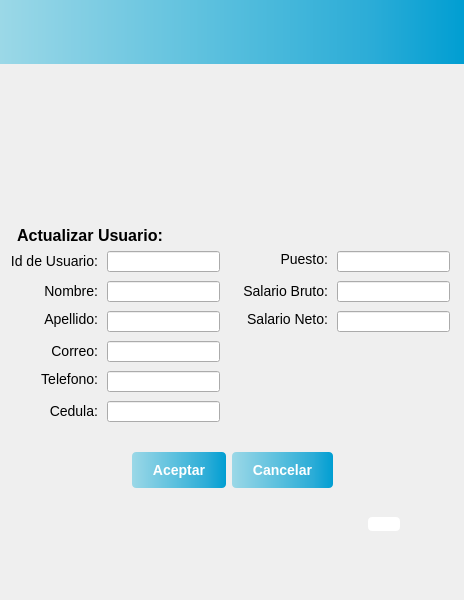
<?xml version="1.0" encoding="UTF-8"?>
<ui version="4.0">
 <class>ActualizarDatosUsuario</class>
 <widget class="QWidget" name="ActualizarDatosUsuario">
  <property name="geometry">
   <rect>
    <x>0</x>
    <y>0</y>
    <width>464</width>
    <height>600</height>
   </rect>
  </property>
  <property name="windowTitle">
   <string>AgregarUsuarios</string>
  </property>
  <property name="styleSheet">
   <string notr="true">/*
#menuForm { 
background: rba(0, 0, 0, 80);
border-radius: 8px;
}
*/
#AgregarUsuarios {background: rgba(255, 255, 255, 1)}
#topPanel {
background-color: qlineargradient(spread:pad, x1:0, y1:0, x2:1, y2:0, stop:0 #9bd8e7, stop:0.2 #7fcde3, stop:0.4 #63c3df, stop:0.6 #47b8db, stop:0.8 #2bacd7, stop:1 #009ed2);
}

/*
#loginButton {
color: black;
backgroun-color: #27a9e3;
border-width: 0px;
border-radius: 3px;
}
*/
</string>
  </property>
  <layout class="QVBoxLayout" name="verticalLayout">
   <property name="leftMargin">
    <number>0</number>
   </property>
   <property name="topMargin">
    <number>0</number>
   </property>
   <property name="rightMargin">
    <number>0</number>
   </property>
   <property name="bottomMargin">
    <number>0</number>
   </property>
   <item>
    <widget class="QWidget" name="topPanel" native="true">
     <layout class="QHBoxLayout" name="horizontalLayout_3">
      <property name="topMargin">
       <number>55</number>
      </property>
     </layout>
    </widget>
   </item>
   <item>
    <layout class="QHBoxLayout" name="horizontalLayout_4">
     <property name="topMargin">
      <number>0</number>
     </property>
     <item>
      <widget class="QLabel" name="label">
       <property name="sizePolicy">
        <sizepolicy hsizetype="Fixed" vsizetype="Fixed">
         <horstretch>0</horstretch>
         <verstretch>0</verstretch>
        </sizepolicy>
       </property>
       <property name="minimumSize">
        <size>
         <width>150</width>
         <height>150</height>
        </size>
       </property>
       <property name="styleSheet">
        <string notr="true"/>
       </property>
       <property name="text">
        <string/>
       </property>
       <property name="pixmap">
        <pixmap resource="resources.qrc">:/logo/Images/Logo3.png</pixmap>
       </property>
      </widget>
     </item>
    </layout>
   </item>
   <item>
    <widget class="QLabel" name="label_4">
     <property name="styleSheet">
      <string notr="true">font: large &quot;Arial&quot;;
font-size: 16px;
font-weight: bold;</string>
     </property>
     <property name="text">
      <string>    Actualizar Usuario:</string>
     </property>
    </widget>
   </item>
   <item>
    <layout class="QHBoxLayout" name="horizontalLayout_5">
     <property name="topMargin">
      <number>0</number>
     </property>
     <item>
      <widget class="QWidget" name="menuForm" native="true">
       <property name="sizePolicy">
        <sizepolicy hsizetype="Fixed" vsizetype="Fixed">
         <horstretch>0</horstretch>
         <verstretch>0</verstretch>
        </sizepolicy>
       </property>
       <property name="minimumSize">
        <size>
         <width>450</width>
         <height>175</height>
        </size>
       </property>
       <widget class="QLabel" name="usernameLabel">
        <property name="geometry">
         <rect>
          <x>0</x>
          <y>0</y>
          <width>91</width>
          <height>20</height>
         </rect>
        </property>
        <property name="styleSheet">
         <string notr="true">font: large &quot;Arial&quot;;
font-size: 14px;</string>
        </property>
        <property name="text">
         <string>Id de Usuario:</string>
        </property>
        <property name="alignment">
         <set>Qt::AlignRight|Qt::AlignTrailing|Qt::AlignVCenter</set>
        </property>
       </widget>
       <widget class="QLineEdit" name="username">
        <property name="geometry">
         <rect>
          <x>100</x>
          <y>0</y>
          <width>113</width>
          <height>21</height>
         </rect>
        </property>
        <property name="styleSheet">
         <string notr="true">font: large &quot;Arial&quot;;
font-size: 13px;
</string>
        </property>
        <property name="text">
         <string/>
        </property>
        <property name="maxLength">
         <number>10</number>
        </property>
        <property name="readOnly">
         <bool>true</bool>
        </property>
       </widget>
       <widget class="QLineEdit" name="cedula">
        <property name="geometry">
         <rect>
          <x>100</x>
          <y>150</y>
          <width>113</width>
          <height>21</height>
         </rect>
        </property>
        <property name="styleSheet">
         <string notr="true">font: large &quot;Arial&quot;;
font-size: 13px;
</string>
        </property>
        <property name="text">
         <string/>
        </property>
        <property name="maxLength">
         <number>11</number>
        </property>
       </widget>
       <widget class="QLabel" name="puestoLabel">
        <property name="geometry">
         <rect>
          <x>240</x>
          <y>0</y>
          <width>81</width>
          <height>16</height>
         </rect>
        </property>
        <property name="styleSheet">
         <string notr="true">font: large &quot;Arial&quot;;
font-size: 14px;</string>
        </property>
        <property name="text">
         <string>Puesto:</string>
        </property>
        <property name="alignment">
         <set>Qt::AlignRight|Qt::AlignTrailing|Qt::AlignVCenter</set>
        </property>
       </widget>
       <widget class="QLabel" name="cedulaLabel">
        <property name="geometry">
         <rect>
          <x>0</x>
          <y>150</y>
          <width>91</width>
          <height>20</height>
         </rect>
        </property>
        <property name="styleSheet">
         <string notr="true">font: large &quot;Arial&quot;;
font-size: 14px;</string>
        </property>
        <property name="text">
         <string>Cedula:</string>
        </property>
        <property name="alignment">
         <set>Qt::AlignRight|Qt::AlignTrailing|Qt::AlignVCenter</set>
        </property>
       </widget>
       <widget class="QLineEdit" name="puesto">
        <property name="geometry">
         <rect>
          <x>330</x>
          <y>0</y>
          <width>113</width>
          <height>21</height>
         </rect>
        </property>
        <property name="styleSheet">
         <string notr="true">font: large &quot;Arial&quot;;
font-size: 13px;
</string>
        </property>
        <property name="maxLength">
         <number>30</number>
        </property>
       </widget>
       <widget class="QLineEdit" name="correo">
        <property name="geometry">
         <rect>
          <x>100</x>
          <y>90</y>
          <width>113</width>
          <height>21</height>
         </rect>
        </property>
        <property name="styleSheet">
         <string notr="true">font: large &quot;Arial&quot;;
font-size: 13px;
</string>
        </property>
        <property name="text">
         <string/>
        </property>
        <property name="maxLength">
         <number>30</number>
        </property>
       </widget>
       <widget class="QLabel" name="telefonoLabel">
        <property name="geometry">
         <rect>
          <x>10</x>
          <y>120</y>
          <width>81</width>
          <height>16</height>
         </rect>
        </property>
        <property name="styleSheet">
         <string notr="true">font: large &quot;Arial&quot;;
font-size: 14px;</string>
        </property>
        <property name="text">
         <string>Telefono:</string>
        </property>
        <property name="alignment">
         <set>Qt::AlignRight|Qt::AlignTrailing|Qt::AlignVCenter</set>
        </property>
       </widget>
       <widget class="QLabel" name="correoLabel">
        <property name="geometry">
         <rect>
          <x>0</x>
          <y>90</y>
          <width>91</width>
          <height>20</height>
         </rect>
        </property>
        <property name="styleSheet">
         <string notr="true">font: large &quot;Arial&quot;;
font-size: 14px;</string>
        </property>
        <property name="text">
         <string>Correo:</string>
        </property>
        <property name="alignment">
         <set>Qt::AlignRight|Qt::AlignTrailing|Qt::AlignVCenter</set>
        </property>
       </widget>
       <widget class="QLineEdit" name="telefono">
        <property name="geometry">
         <rect>
          <x>100</x>
          <y>120</y>
          <width>113</width>
          <height>21</height>
         </rect>
        </property>
        <property name="styleSheet">
         <string notr="true">font: large &quot;Arial&quot;;
font-size: 13px;
</string>
        </property>
        <property name="maxLength">
         <number>9</number>
        </property>
       </widget>
       <widget class="QLabel" name="apellidoLabel">
        <property name="geometry">
         <rect>
          <x>10</x>
          <y>60</y>
          <width>81</width>
          <height>16</height>
         </rect>
        </property>
        <property name="styleSheet">
         <string notr="true">font: large &quot;Arial&quot;;
font-size: 14px;</string>
        </property>
        <property name="text">
         <string>Apellido:</string>
        </property>
        <property name="alignment">
         <set>Qt::AlignRight|Qt::AlignTrailing|Qt::AlignVCenter</set>
        </property>
       </widget>
       <widget class="QLineEdit" name="nombre">
        <property name="geometry">
         <rect>
          <x>100</x>
          <y>30</y>
          <width>113</width>
          <height>21</height>
         </rect>
        </property>
        <property name="styleSheet">
         <string notr="true">font: large &quot;Arial&quot;;
font-size: 13px;
</string>
        </property>
        <property name="text">
         <string/>
        </property>
        <property name="maxLength">
         <number>15</number>
        </property>
       </widget>
       <widget class="QLineEdit" name="apellido">
        <property name="geometry">
         <rect>
          <x>100</x>
          <y>60</y>
          <width>113</width>
          <height>21</height>
         </rect>
        </property>
        <property name="styleSheet">
         <string notr="true">font: large &quot;Arial&quot;;
font-size: 13px;
</string>
        </property>
        <property name="maxLength">
         <number>15</number>
        </property>
       </widget>
       <widget class="QLabel" name="nombreLabel">
        <property name="geometry">
         <rect>
          <x>0</x>
          <y>30</y>
          <width>91</width>
          <height>20</height>
         </rect>
        </property>
        <property name="contextMenuPolicy">
         <enum>Qt::CustomContextMenu</enum>
        </property>
        <property name="styleSheet">
         <string notr="true">font: large &quot;Arial&quot;;
font-size: 14px;</string>
        </property>
        <property name="text">
         <string>Nombre:</string>
        </property>
        <property name="alignment">
         <set>Qt::AlignRight|Qt::AlignTrailing|Qt::AlignVCenter</set>
        </property>
       </widget>
       <widget class="QLineEdit" name="salarioBruto">
        <property name="geometry">
         <rect>
          <x>330</x>
          <y>30</y>
          <width>113</width>
          <height>21</height>
         </rect>
        </property>
        <property name="styleSheet">
         <string notr="true">font: large &quot;Arial&quot;;
font-size: 13px;
</string>
        </property>
        <property name="maxLength">
         <number>10</number>
        </property>
       </widget>
       <widget class="QLabel" name="salarioBLabel">
        <property name="geometry">
         <rect>
          <x>230</x>
          <y>30</y>
          <width>91</width>
          <height>20</height>
         </rect>
        </property>
        <property name="styleSheet">
         <string notr="true">font: large &quot;Arial&quot;;
font-size: 14px;</string>
        </property>
        <property name="text">
         <string>Salario Bruto:</string>
        </property>
        <property name="alignment">
         <set>Qt::AlignRight|Qt::AlignTrailing|Qt::AlignVCenter</set>
        </property>
       </widget>
       <widget class="QLabel" name="salarioNLabel">
        <property name="geometry">
         <rect>
          <x>240</x>
          <y>60</y>
          <width>81</width>
          <height>16</height>
         </rect>
        </property>
        <property name="styleSheet">
         <string notr="true">font: large &quot;Arial&quot;;
font-size: 14px;</string>
        </property>
        <property name="text">
         <string>Salario Neto:</string>
        </property>
        <property name="alignment">
         <set>Qt::AlignRight|Qt::AlignTrailing|Qt::AlignVCenter</set>
        </property>
       </widget>
       <widget class="QLineEdit" name="salarioNeto">
        <property name="geometry">
         <rect>
          <x>330</x>
          <y>60</y>
          <width>113</width>
          <height>21</height>
         </rect>
        </property>
        <property name="styleSheet">
         <string notr="true">font: large &quot;Arial&quot;;
font-size: 13px;
</string>
        </property>
        <property name="maxLength">
         <number>10</number>
        </property>
       </widget>
      </widget>
     </item>
    </layout>
   </item>
   <item>
    <layout class="QHBoxLayout" name="horizontalLayout_6">
     <property name="topMargin">
      <number>20</number>
     </property>
     <item>
      <spacer name="horizontalSpacer_2">
       <property name="orientation">
        <enum>Qt::Horizontal</enum>
       </property>
       <property name="sizeHint" stdset="0">
        <size>
         <width>40</width>
         <height>20</height>
        </size>
       </property>
      </spacer>
     </item>
     <item>
      <widget class="QPushButton" name="addUserButton">
       <property name="sizePolicy">
        <sizepolicy hsizetype="Fixed" vsizetype="Fixed">
         <horstretch>0</horstretch>
         <verstretch>0</verstretch>
        </sizepolicy>
       </property>
       <property name="styleSheet">
        <string notr="true">#addUserButton {
background-color: qlineargradient(spread:pad, x1:0, y1:0, x2:1, y2:0, stop:0 #9bd8e7, stop:0.2 #7fcde3, stop:0.4 #63c3df, stop:0.6 #47b8db, stop:0.8 #2bacd7, stop:1 #009ed2);
border: none;
color: #fff;
padding: 10px 20px;
border-radius: 4px;
font-weight: 1000;
font-family: &quot;Arial Black&quot;, sans-serif;
font-weight: bold;
font-size: 14px;
}

#addUserButton:pressed {
background-color: #cccccc;
}

#addUserButton:checked {
background-color: #cccccc;
}
</string>
       </property>
       <property name="text">
        <string>Aceptar</string>
       </property>
      </widget>
     </item>
     <item>
      <widget class="QPushButton" name="cancelButton">
       <property name="sizePolicy">
        <sizepolicy hsizetype="Fixed" vsizetype="Fixed">
         <horstretch>0</horstretch>
         <verstretch>0</verstretch>
        </sizepolicy>
       </property>
       <property name="styleSheet">
        <string notr="true">#cancelButton {
background-color: qlineargradient(spread:pad, x1:0, y1:0, x2:1, y2:0, stop:0 #9bd8e7, stop:0.2 #7fcde3, stop:0.4 #63c3df, stop:0.6 #47b8db, stop:0.8 #2bacd7, stop:1 #009ed2);
border: none;
color: #fff;
padding: 10px 20px;
border-radius: 4px;
font-weight: 1000;
font-family: &quot;Arial Black&quot;, sans-serif;
font-weight: bold;
font-size: 14px;
}

#cancelButton:pressed {
background-color: #cccccc;
}

#cancelButton:checked {
background-color: #cccccc;
}</string>
       </property>
       <property name="text">
        <string>Cancelar</string>
       </property>
      </widget>
     </item>
     <item>
      <spacer name="horizontalSpacer_3">
       <property name="orientation">
        <enum>Qt::Horizontal</enum>
       </property>
       <property name="sizeHint" stdset="0">
        <size>
         <width>40</width>
         <height>20</height>
        </size>
       </property>
      </spacer>
     </item>
    </layout>
   </item>
   <item>
    <layout class="QHBoxLayout" name="horizontalLayout">
     <property name="topMargin">
      <number>20</number>
     </property>
     <item>
      <spacer name="horizontalSpacer">
       <property name="orientation">
        <enum>Qt::Horizontal</enum>
       </property>
       <property name="sizeType">
        <enum>QSizePolicy::Fixed</enum>
       </property>
       <property name="sizeHint" stdset="0">
        <size>
         <width>305</width>
         <height>20</height>
        </size>
       </property>
      </spacer>
     </item>
     <item>
      <widget class="QPushButton" name="logout">
       <property name="sizePolicy">
        <sizepolicy hsizetype="Fixed" vsizetype="Fixed">
         <horstretch>50</horstretch>
         <verstretch>50</verstretch>
        </sizepolicy>
       </property>
       <property name="styleSheet">
        <string notr="true">#logout {
background-color: white;
/*padding: 10px 20px;*/
border-radius: 4px;
}

#logout:pressed {
background-color: white;
}

#logout:checked {
background-color: white;
}</string>
       </property>
       <property name="text">
        <string/>
       </property>
       <property name="icon">
        <iconset resource="resources.qrc">
         <normaloff>:/icons/Images/logout.png</normaloff>:/icons/Images/logout.png</iconset>
       </property>
       <property name="iconSize">
        <size>
         <width>50</width>
         <height>40</height>
        </size>
       </property>
      </widget>
     </item>
    </layout>
   </item>
   <item>
    <spacer name="verticalSpacer">
     <property name="orientation">
      <enum>Qt::Vertical</enum>
     </property>
     <property name="sizeHint" stdset="0">
      <size>
       <width>20</width>
       <height>30</height>
      </size>
     </property>
    </spacer>
   </item>
  </layout>
 </widget>
 <resources>
  <include location="resources.qrc"/>
 </resources>
 <connections/>
</ui>
